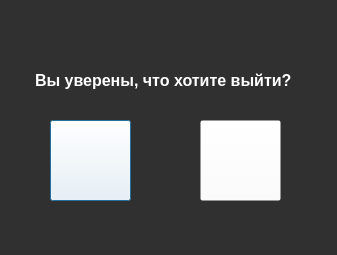
<?xml version="1.0" encoding="UTF-8"?>
<ui version="4.0">
 <class>Dialog</class>
 <widget class="QDialog" name="Dialog">
  <property name="geometry">
   <rect>
    <x>0</x>
    <y>0</y>
    <width>337</width>
    <height>255</height>
   </rect>
  </property>
  <property name="windowTitle">
   <string>Dialog</string>
  </property>
  <property name="styleSheet">
   <string notr="true">background-color: rgb(48, 48, 48)</string>
  </property>
  <widget class="QLabel" name="label">
   <property name="geometry">
    <rect>
     <x>35</x>
     <y>50</y>
     <width>271</width>
     <height>61</height>
    </rect>
   </property>
   <property name="font">
    <font>
     <family>MS Shell Dlg 2</family>
     <pointsize>12</pointsize>
     <weight>75</weight>
     <bold>true</bold>
    </font>
   </property>
   <property name="styleSheet">
    <string notr="true">background-color: rgba(250, 250, 250, 0);
color: white;</string>
   </property>
   <property name="text">
    <string>Вы уверены, что хотите выйти?</string>
   </property>
  </widget>
  <widget class="QPushButton" name="yesButton">
   <property name="geometry">
    <rect>
     <x>50</x>
     <y>120</y>
     <width>81</width>
     <height>81</height>
    </rect>
   </property>
   <property name="font">
    <font>
     <family>Segoe UI Variable Display</family>
     <pointsize>11</pointsize>
    </font>
   </property>
   <property name="styleSheet">
    <string notr="true">QPushButton{background-color: rgba(255, 255, 255, 0);}</string>
   </property>
   <property name="text">
    <string/>
   </property>
   <property name="icon">
    <iconset>
     <normaloff>images/inter_2_0/submit_token_icon.png</normaloff>images/inter_2_0/submit_token_icon.png</iconset>
   </property>
   <property name="iconSize">
    <size>
     <width>100</width>
     <height>100</height>
    </size>
   </property>
  </widget>
  <widget class="QPushButton" name="noButton">
   <property name="geometry">
    <rect>
     <x>200</x>
     <y>120</y>
     <width>81</width>
     <height>81</height>
    </rect>
   </property>
   <property name="font">
    <font>
     <family>Segoe UI Variable Display</family>
     <pointsize>11</pointsize>
    </font>
   </property>
   <property name="styleSheet">
    <string notr="true">QPushButton{background-color: rgba(255, 255, 255, 0);}</string>
   </property>
   <property name="text">
    <string/>
   </property>
   <property name="icon">
    <iconset>
     <normaloff>images/inter_2_0/exit_icon.png</normaloff>images/inter_2_0/exit_icon.png</iconset>
   </property>
   <property name="iconSize">
    <size>
     <width>100</width>
     <height>100</height>
    </size>
   </property>
  </widget>
  <widget class="QLabel" name="label_2">
   <property name="geometry">
    <rect>
     <x>0</x>
     <y>0</y>
     <width>337</width>
     <height>251</height>
    </rect>
   </property>
   <property name="toolTipDuration">
    <number>-1</number>
   </property>
   <property name="frameShadow">
    <enum>QFrame::Plain</enum>
   </property>
   <property name="text">
    <string/>
   </property>
   <property name="pixmap">
    <pixmap>images/inter_2_0/exit_bg1.png</pixmap>
   </property>
   <property name="scaledContents">
    <bool>true</bool>
   </property>
   <property name="alignment">
    <set>Qt::AlignLeading|Qt::AlignLeft|Qt::AlignVCenter</set>
   </property>
   <property name="indent">
    <number>-1</number>
   </property>
  </widget>
  <zorder>label_2</zorder>
  <zorder>label</zorder>
  <zorder>yesButton</zorder>
  <zorder>noButton</zorder>
 </widget>
 <resources/>
 <connections/>
</ui>
